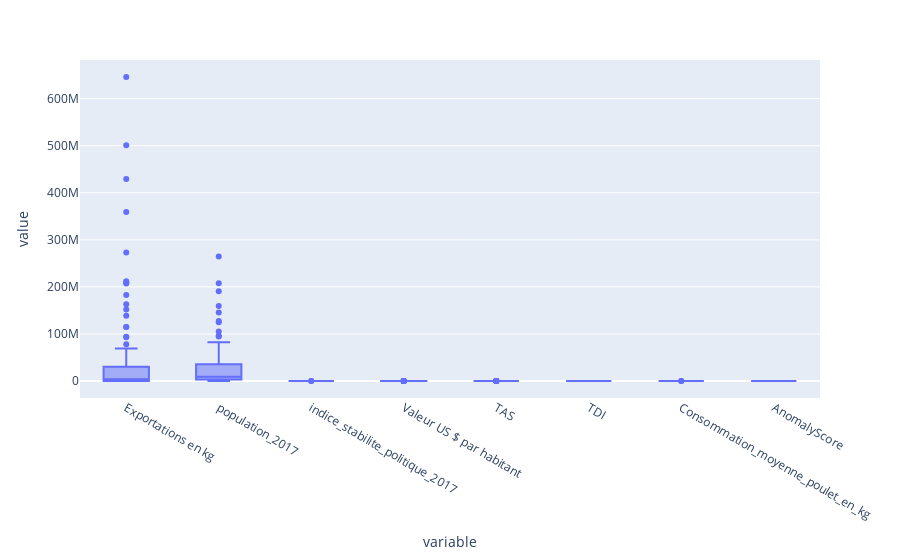

Here is the notebook cell this chart was saved with:
### Code cell
df_numeric = new_merged_df.select_dtypes(include=[np.number])

# Créer une figure avec Plotly Express en spécifiant l'index comme étiquette au survol
fig = px.box(new_merged_df, y=df_numeric.columns, hover_name=new_merged_df.index)

# Afficher la figure
fig.show()

### Figure 1 — Plotly figure (JSON) as saved in the notebook; plotly's stock layout.template omitted (floating-point values rounded to 4 significant figures; data arrays with more than 128 entries replaced by an {"elided": "..."} marker saying what was removed)
{"data": [{"alignmentgroup": "True", "hovertemplate": "<b>%{hovertext}</b><br><br>variable=%{x}<br>value=%{y}<extra></extra>", "hovertext": {"elided": "840 str values"}, "legendgroup": "", "marker": {"color": "#636efa"}, "name": "", "notched": false, "offsetgroup": "", "orientation": "v", "showlegend": false, "type": "box", "x": {"elided": "840 str values"}, "x0": " ", "xaxis": "x", "y": {"elided": "840 float values"}, "y0": " ", "yaxis": "y"}], "layout": {"boxmode": "group", "legend": {"tracegroupgap": 0}, "margin": {"t": 60}, "xaxis": {"anchor": "y", "domain": [0, 1], "title": {"text": "variable"}}, "yaxis": {"anchor": "x", "domain": [0, 1], "title": {"text": "value"}}}}
